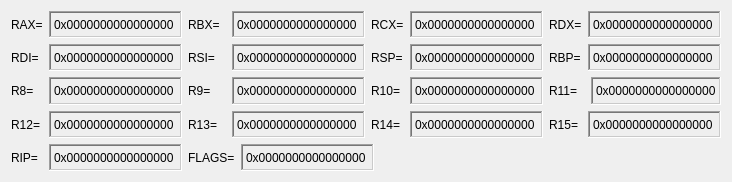
<?xml version="1.0" encoding="UTF-8"?>
<ui version="4.0">
 <class>AMD64States</class>
 <widget class="QWidget" name="AMD64States">
  <property name="geometry">
   <rect>
    <x>0</x>
    <y>0</y>
    <width>732</width>
    <height>182</height>
   </rect>
  </property>
  <property name="sizePolicy">
   <sizepolicy hsizetype="Fixed" vsizetype="Fixed">
    <horstretch>0</horstretch>
    <verstretch>0</verstretch>
   </sizepolicy>
  </property>
  <property name="minimumSize">
   <size>
    <width>732</width>
    <height>182</height>
   </size>
  </property>
  <property name="windowTitle">
   <string>Form</string>
  </property>
  <layout class="QGridLayout" name="gridLayout">
   <item row="0" column="0">
    <layout class="QHBoxLayout" name="horizontalLayout">
     <item>
      <widget class="QLabel" name="label">
       <property name="text">
        <string>RAX=</string>
       </property>
      </widget>
     </item>
     <item>
      <widget class="QLabel" name="rax">
       <property name="sizePolicy">
        <sizepolicy hsizetype="Fixed" vsizetype="Preferred">
         <horstretch>0</horstretch>
         <verstretch>0</verstretch>
        </sizepolicy>
       </property>
       <property name="minimumSize">
        <size>
         <width>133</width>
         <height>21</height>
        </size>
       </property>
       <property name="frameShape">
        <enum>QFrame::Shape::WinPanel</enum>
       </property>
       <property name="frameShadow">
        <enum>QFrame::Shadow::Sunken</enum>
       </property>
       <property name="text">
        <string>0x0000000000000000</string>
       </property>
      </widget>
     </item>
    </layout>
   </item>
   <item row="0" column="1">
    <layout class="QHBoxLayout" name="horizontalLayout_2">
     <item>
      <widget class="QLabel" name="label_3">
       <property name="text">
        <string>RBX=</string>
       </property>
      </widget>
     </item>
     <item>
      <widget class="QLabel" name="rbx">
       <property name="sizePolicy">
        <sizepolicy hsizetype="Fixed" vsizetype="Preferred">
         <horstretch>0</horstretch>
         <verstretch>0</verstretch>
        </sizepolicy>
       </property>
       <property name="minimumSize">
        <size>
         <width>133</width>
         <height>21</height>
        </size>
       </property>
       <property name="frameShape">
        <enum>QFrame::Shape::WinPanel</enum>
       </property>
       <property name="frameShadow">
        <enum>QFrame::Shadow::Sunken</enum>
       </property>
       <property name="text">
        <string>0x0000000000000000</string>
       </property>
      </widget>
     </item>
    </layout>
   </item>
   <item row="0" column="2">
    <layout class="QHBoxLayout" name="horizontalLayout_3">
     <item>
      <widget class="QLabel" name="label_5">
       <property name="text">
        <string>RCX=</string>
       </property>
      </widget>
     </item>
     <item>
      <widget class="QLabel" name="rcx">
       <property name="minimumSize">
        <size>
         <width>133</width>
         <height>21</height>
        </size>
       </property>
       <property name="frameShape">
        <enum>QFrame::Shape::WinPanel</enum>
       </property>
       <property name="frameShadow">
        <enum>QFrame::Shadow::Sunken</enum>
       </property>
       <property name="text">
        <string>0x0000000000000000</string>
       </property>
      </widget>
     </item>
    </layout>
   </item>
   <item row="0" column="3">
    <layout class="QHBoxLayout" name="horizontalLayout_4">
     <item>
      <widget class="QLabel" name="label_7">
       <property name="text">
        <string>RDX=</string>
       </property>
      </widget>
     </item>
     <item>
      <widget class="QLabel" name="rdx">
       <property name="minimumSize">
        <size>
         <width>133</width>
         <height>21</height>
        </size>
       </property>
       <property name="frameShape">
        <enum>QFrame::Shape::WinPanel</enum>
       </property>
       <property name="frameShadow">
        <enum>QFrame::Shadow::Sunken</enum>
       </property>
       <property name="text">
        <string>0x0000000000000000</string>
       </property>
      </widget>
     </item>
    </layout>
   </item>
   <item row="1" column="0">
    <layout class="QHBoxLayout" name="horizontalLayout_7">
     <item>
      <widget class="QLabel" name="label_13">
       <property name="text">
        <string>RDI=</string>
       </property>
      </widget>
     </item>
     <item>
      <widget class="QLabel" name="rdi">
       <property name="minimumSize">
        <size>
         <width>133</width>
         <height>21</height>
        </size>
       </property>
       <property name="frameShape">
        <enum>QFrame::Shape::WinPanel</enum>
       </property>
       <property name="frameShadow">
        <enum>QFrame::Shadow::Sunken</enum>
       </property>
       <property name="text">
        <string>0x0000000000000000</string>
       </property>
      </widget>
     </item>
    </layout>
   </item>
   <item row="1" column="1">
    <layout class="QHBoxLayout" name="horizontalLayout_5">
     <item>
      <widget class="QLabel" name="label_9">
       <property name="text">
        <string>RSI=</string>
       </property>
      </widget>
     </item>
     <item>
      <widget class="QLabel" name="rsi">
       <property name="minimumSize">
        <size>
         <width>133</width>
         <height>21</height>
        </size>
       </property>
       <property name="frameShape">
        <enum>QFrame::Shape::WinPanel</enum>
       </property>
       <property name="frameShadow">
        <enum>QFrame::Shadow::Sunken</enum>
       </property>
       <property name="text">
        <string>0x0000000000000000</string>
       </property>
      </widget>
     </item>
    </layout>
   </item>
   <item row="1" column="2">
    <layout class="QHBoxLayout" name="horizontalLayout_6">
     <item>
      <widget class="QLabel" name="label_11">
       <property name="text">
        <string>RSP=</string>
       </property>
      </widget>
     </item>
     <item>
      <widget class="QLabel" name="rsp">
       <property name="minimumSize">
        <size>
         <width>133</width>
         <height>21</height>
        </size>
       </property>
       <property name="frameShape">
        <enum>QFrame::Shape::WinPanel</enum>
       </property>
       <property name="frameShadow">
        <enum>QFrame::Shadow::Sunken</enum>
       </property>
       <property name="text">
        <string>0x0000000000000000</string>
       </property>
      </widget>
     </item>
    </layout>
   </item>
   <item row="1" column="3">
    <layout class="QHBoxLayout" name="horizontalLayout_8">
     <item>
      <widget class="QLabel" name="label_15">
       <property name="text">
        <string>RBP=</string>
       </property>
      </widget>
     </item>
     <item>
      <widget class="QLabel" name="rbp">
       <property name="minimumSize">
        <size>
         <width>133</width>
         <height>21</height>
        </size>
       </property>
       <property name="frameShape">
        <enum>QFrame::Shape::WinPanel</enum>
       </property>
       <property name="frameShadow">
        <enum>QFrame::Shadow::Sunken</enum>
       </property>
       <property name="text">
        <string>0x0000000000000000</string>
       </property>
      </widget>
     </item>
    </layout>
   </item>
   <item row="2" column="0">
    <layout class="QHBoxLayout" name="horizontalLayout_9">
     <item>
      <widget class="QLabel" name="label_17">
       <property name="text">
        <string>R8=</string>
       </property>
      </widget>
     </item>
     <item>
      <widget class="QLabel" name="r8">
       <property name="minimumSize">
        <size>
         <width>133</width>
         <height>21</height>
        </size>
       </property>
       <property name="frameShape">
        <enum>QFrame::Shape::WinPanel</enum>
       </property>
       <property name="frameShadow">
        <enum>QFrame::Shadow::Sunken</enum>
       </property>
       <property name="text">
        <string>0x0000000000000000</string>
       </property>
      </widget>
     </item>
    </layout>
   </item>
   <item row="2" column="1">
    <layout class="QHBoxLayout" name="horizontalLayout_10">
     <item>
      <widget class="QLabel" name="label_19">
       <property name="text">
        <string>R9=</string>
       </property>
      </widget>
     </item>
     <item>
      <widget class="QLabel" name="r9">
       <property name="minimumSize">
        <size>
         <width>133</width>
         <height>21</height>
        </size>
       </property>
       <property name="frameShape">
        <enum>QFrame::Shape::WinPanel</enum>
       </property>
       <property name="frameShadow">
        <enum>QFrame::Shadow::Sunken</enum>
       </property>
       <property name="text">
        <string>0x0000000000000000</string>
       </property>
      </widget>
     </item>
    </layout>
   </item>
   <item row="2" column="2">
    <layout class="QHBoxLayout" name="horizontalLayout_11">
     <item>
      <widget class="QLabel" name="label_21">
       <property name="text">
        <string>R10=</string>
       </property>
      </widget>
     </item>
     <item>
      <widget class="QLabel" name="r10">
       <property name="minimumSize">
        <size>
         <width>133</width>
         <height>21</height>
        </size>
       </property>
       <property name="frameShape">
        <enum>QFrame::Shape::WinPanel</enum>
       </property>
       <property name="frameShadow">
        <enum>QFrame::Shadow::Sunken</enum>
       </property>
       <property name="text">
        <string>0x0000000000000000</string>
       </property>
      </widget>
     </item>
    </layout>
   </item>
   <item row="2" column="3">
    <layout class="QHBoxLayout" name="horizontalLayout_12">
     <item>
      <widget class="QLabel" name="label_23">
       <property name="text">
        <string>R11=</string>
       </property>
      </widget>
     </item>
     <item>
      <widget class="QLabel" name="r11">
       <property name="frameShape">
        <enum>QFrame::Shape::WinPanel</enum>
       </property>
       <property name="frameShadow">
        <enum>QFrame::Shadow::Sunken</enum>
       </property>
       <property name="text">
        <string>0x0000000000000000</string>
       </property>
      </widget>
     </item>
    </layout>
   </item>
   <item row="3" column="0">
    <layout class="QHBoxLayout" name="horizontalLayout_15">
     <item>
      <widget class="QLabel" name="label_29">
       <property name="text">
        <string>R12=</string>
       </property>
      </widget>
     </item>
     <item>
      <widget class="QLabel" name="r12">
       <property name="minimumSize">
        <size>
         <width>133</width>
         <height>21</height>
        </size>
       </property>
       <property name="frameShape">
        <enum>QFrame::Shape::WinPanel</enum>
       </property>
       <property name="frameShadow">
        <enum>QFrame::Shadow::Sunken</enum>
       </property>
       <property name="text">
        <string>0x0000000000000000</string>
       </property>
      </widget>
     </item>
    </layout>
   </item>
   <item row="3" column="1">
    <layout class="QHBoxLayout" name="horizontalLayout_14">
     <item>
      <widget class="QLabel" name="label_27">
       <property name="minimumSize">
        <size>
         <width>29</width>
         <height>0</height>
        </size>
       </property>
       <property name="text">
        <string>R13=</string>
       </property>
      </widget>
     </item>
     <item>
      <widget class="QLabel" name="r13">
       <property name="minimumSize">
        <size>
         <width>133</width>
         <height>21</height>
        </size>
       </property>
       <property name="frameShape">
        <enum>QFrame::Shape::WinPanel</enum>
       </property>
       <property name="frameShadow">
        <enum>QFrame::Shadow::Sunken</enum>
       </property>
       <property name="text">
        <string>0x0000000000000000</string>
       </property>
      </widget>
     </item>
    </layout>
   </item>
   <item row="3" column="2">
    <layout class="QHBoxLayout" name="horizontalLayout_13">
     <item>
      <widget class="QLabel" name="label_25">
       <property name="text">
        <string>R14=</string>
       </property>
      </widget>
     </item>
     <item>
      <widget class="QLabel" name="r14">
       <property name="minimumSize">
        <size>
         <width>133</width>
         <height>21</height>
        </size>
       </property>
       <property name="frameShape">
        <enum>QFrame::Shape::WinPanel</enum>
       </property>
       <property name="frameShadow">
        <enum>QFrame::Shadow::Sunken</enum>
       </property>
       <property name="text">
        <string>0x0000000000000000</string>
       </property>
      </widget>
     </item>
    </layout>
   </item>
   <item row="3" column="3">
    <layout class="QHBoxLayout" name="horizontalLayout_16">
     <item>
      <widget class="QLabel" name="label_31">
       <property name="text">
        <string>R15=</string>
       </property>
      </widget>
     </item>
     <item>
      <widget class="QLabel" name="r15">
       <property name="minimumSize">
        <size>
         <width>133</width>
         <height>21</height>
        </size>
       </property>
       <property name="frameShape">
        <enum>QFrame::Shape::WinPanel</enum>
       </property>
       <property name="frameShadow">
        <enum>QFrame::Shadow::Sunken</enum>
       </property>
       <property name="text">
        <string>0x0000000000000000</string>
       </property>
      </widget>
     </item>
    </layout>
   </item>
   <item row="4" column="0">
    <layout class="QHBoxLayout" name="horizontalLayout_17">
     <item>
      <widget class="QLabel" name="label_2">
       <property name="text">
        <string>RIP=</string>
       </property>
      </widget>
     </item>
     <item>
      <widget class="QLabel" name="rip">
       <property name="sizePolicy">
        <sizepolicy hsizetype="Fixed" vsizetype="Preferred">
         <horstretch>0</horstretch>
         <verstretch>0</verstretch>
        </sizepolicy>
       </property>
       <property name="minimumSize">
        <size>
         <width>133</width>
         <height>21</height>
        </size>
       </property>
       <property name="frameShape">
        <enum>QFrame::Shape::WinPanel</enum>
       </property>
       <property name="frameShadow">
        <enum>QFrame::Shadow::Sunken</enum>
       </property>
       <property name="text">
        <string>0x0000000000000000</string>
       </property>
      </widget>
     </item>
    </layout>
   </item>
   <item row="4" column="1">
    <layout class="QHBoxLayout" name="horizontalLayout_18">
     <item>
      <widget class="QLabel" name="label_4">
       <property name="text">
        <string>FLAGS=</string>
       </property>
      </widget>
     </item>
     <item>
      <widget class="QLabel" name="flags">
       <property name="sizePolicy">
        <sizepolicy hsizetype="Fixed" vsizetype="Preferred">
         <horstretch>0</horstretch>
         <verstretch>0</verstretch>
        </sizepolicy>
       </property>
       <property name="minimumSize">
        <size>
         <width>133</width>
         <height>21</height>
        </size>
       </property>
       <property name="frameShape">
        <enum>QFrame::Shape::WinPanel</enum>
       </property>
       <property name="frameShadow">
        <enum>QFrame::Shadow::Sunken</enum>
       </property>
       <property name="text">
        <string>0x0000000000000000</string>
       </property>
      </widget>
     </item>
    </layout>
   </item>
  </layout>
 </widget>
 <resources/>
 <connections/>
</ui>
